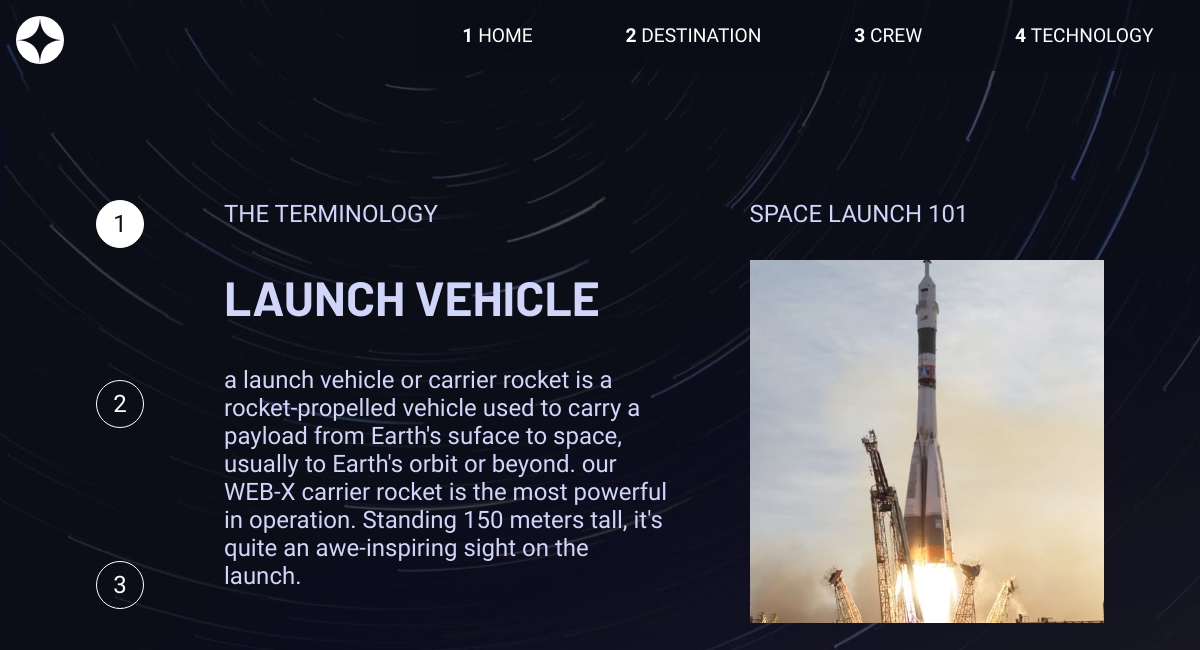
The app's page /technology/1 with its own data.
### pages/models.py (models this page shows)
class Technology(models.Model):
    name = models.CharField(max_length=50)
    desc = models.CharField(max_length=300)

### pages/views.py (the view)
# urls.py: path('technology/<int:id>', views.technology, name='technology'),
def technology(request, id):
    data = Technology.objects.get(pk=id)
    return render(request, 'technology.html', {'data': data})

### pages/templatetags/custom_filters.py (called while the page is built)
@register.filter
def format_name(value):
    print("-".join(list(value.split(' '))))
    return "-".join(list(value.split(' ')))

### templates/technology.html (shortened to what this page needs)
{% load static %}
{% load custom_filters %}
<!DOCTYPE html>
<html lang="en">
<head>
    <link rel="stylesheet" href="{% static 'css/base.css' %}">
</head>
<body>
    {% include 'header.html' %}
    <main>
        <section class='container footer'>
            <p class='capitalize'>space launch 101</p>
            <picture>
                <source media="(min-width:1025px)" srcset="../static/assets/technology/image-{{data.name | format_name}}-portrait.jpg" alt='img'>
                <img class='pic' src="../static/assets/technology/image-{{data.name | format_name}}-landscape.jpg" alt="image">
            </picture>
        </section>
        <section class='container flex-xm'>
            <section class='flex grid-xm destinations'>
                <a href="{%url 'pages:technology' id=1 %}" class='round-circle' style="width:3rem; height:3rem;margin:0;
                {% if data.name == 'launch vehicle' %}
                background-color:white;color:#0B0D17;{% endif %}">1</a>
                <a href="{%url 'pages:technology' id=2 %}" class='round-circle' style="width:3rem; height:3rem;margin:0;
                ">2</a>
                <a href="{%url 'pages:technology' id=3 %}" class='round-circle' style="width:3rem; height:3rem;margin:0;
                ">3</a>
            </section>
            <section class='container'>
                <p class='capitalize'>the terminology</p>
                <h2 class='capitalize'>{{data.name}}</h2>
                <p>{{data.desc}}</p>
            </section>
        </section>
    </main>
</body>
</html>

### static/css/base.css (style rules this page uses)
* { box-sizing: border-box; }
html, body { margin: 0; padding: 0; }
body { color: #D0D6F9; background-size: cover; font-family: 'Barlow Condensed', sans-serif; font-weight: 400; }
.flex { display: flex; justify-content: space-around; }
h2 { font-family: 'Barlow', sans-serif; font-size: 2em; }
a { text-decoration: none; color: white; padding: 0.5rem 0; margin: 1rem 0; text-transform: uppercase; }
main { padding: 0 1rem; text-align: center; }
.container { margin: 15% 0; }
.container:last-child { margin-bottom: 0; }
.capitalize { text-transform: uppercase; }
p { margin: 0; }
.round-circle { width: 10rem; height: 10rem; border-radius: 50%; background-color: transparent; border: 1px solid #ffffff; display: grid; place-content: center; align-items: center; text-transform: capitalize; font-weight: 100; margin-inline: auto; }
.destinations { justify-content: space-around; text-transform: uppercase; }
.pic { width: 100%; height: auto; margin: 2rem 0; }
@media (min-width:1025px) { .flex { gap: 5rem; } }
@media (min-width:1025px) { .flex-xm { display: flex; gap: 5rem; } }
@media (min-width:1025px) { .grid-xm { display: grid; } }
@media (min-width:1025px) { main { text-align: left; padding: 10% 6rem 0; font-size: 1.5em; display: grid; grid-template-columns: auto auto; column-gap: 5rem; } }
@media (min-width:1025px) { main .container:first-child { flex: 1; } }
@media (min-width:1025px) { .container { margin: 0; } }
@media (min-width:1025px) { .round-circle { width: 20rem; height: 20rem; } }
@media (min-width:1025px) { .footer { order: 1; } }

### templates/technology.html (style rules this page uses)
@media (min-width:1025px) { body { background-image:url('../static/assets/technology/background-technology-desktop.jpg'); } }

### records on screen
Technology: name "LAUNCH VEHICLE", desc "a launch vehicle or carrier rocket is a rocket-propelled vehicle used to carry a payload from Earth's suface to space, usually to Earth's orbit or beyond. our WEB-X carrier rocket is the most powerful in operation. Standing 150 meters tall, it's quite an awe-inspiring sight on the launch."
